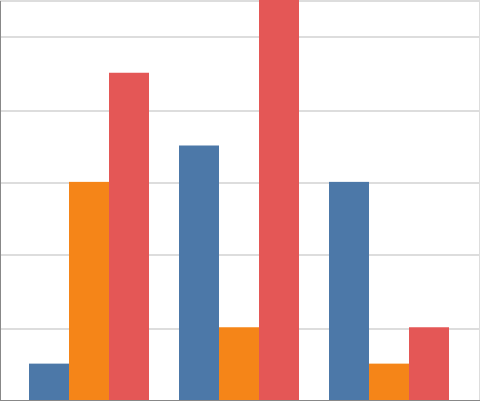
#> input picture test.png, 480 x 401 px
$ python segmentAndIdentify.py
#> lines starting #> are read from the running program, lines starting #| are printed output that depends on the picture
import cv2
import numpy as np
from skimage.segmentation import slic
from skimage.color import label2rgb
from skimage.filters import sobel
import matplotlib.pyplot as plt
from skimage.segmentation import mark_boundaries
from skimage.measure import regionprops
from skimage import graph


image = cv2.imread('test.png')
#> image is the input picture: shape (401, 480, 3); mean B, G, R 200.7, 203.2, 229.6
image_rgb = cv2.cvtColor(image, cv2.COLOR_BGR2RGB)
gray_image = cv2.cvtColor(image, cv2.COLOR_BGR2GRAY)
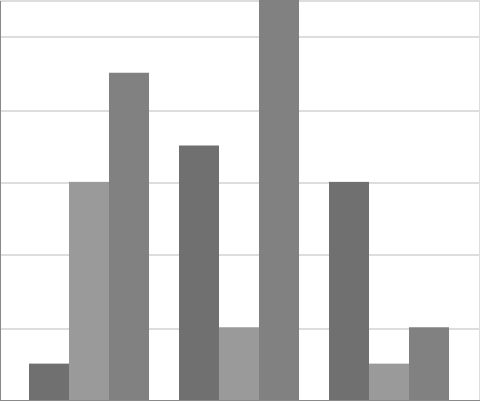
#> gray_image: shape (401, 480); min 112, max 255, mean 210.7
lab_image = cv2.cvtColor(image, cv2.COLOR_BGR2LAB)
#> lab_image: shape (401, 480, 3); mean of channels 0, 1, 2 215.8, 139.6, 134.5

edges = sobel(gray_image)
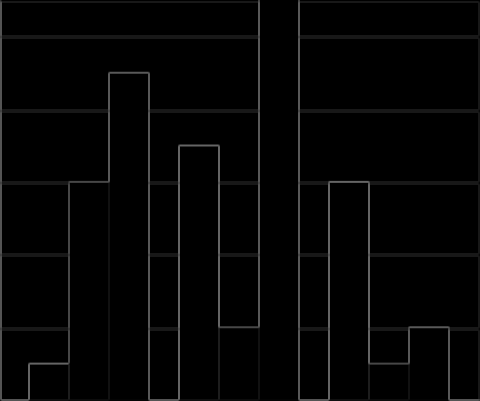
#> edges: shape (401, 480) float64; min 0, max 0.397, mean 0.016

# [12 lines of commented-out code are left out]
blurred_image = cv2.GaussianBlur(lab_image, (5, 5), 0)
#> blurred_image: shape (401, 480, 3); mean of channels 0, 1, 2 215.9, 139.6, 134.5

# Output edge information separately
plt.figure(figsize=(10, 10))
plt.imshow(edges, cmap='gray')  # The edge image is in grayscale
plt.axis('off')
plt.savefig('output_edges.png', bbox_inches='tight', pad_inches=0)
plt.show()

# SLIC superpixel segmentation
# Use a high compactness value to reduce unnecessary segmentation and retain smooth edges
n_segments = 150  # Number of superpixels
compactness = 50  # A higher compactness reduces segmentation in gradient areas and makes edges smoother

segments = slic(blurred_image, n_segments=n_segments, compactness=compactness, sigma=1, start_label=1)
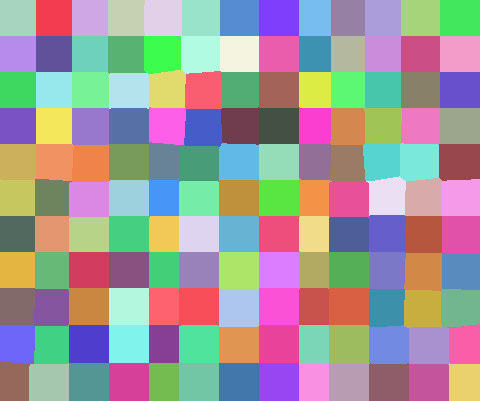
#> segments: shape (401, 480) int64; 143 distinct labels, from 1 to 143; one colour per label, 0 black

# Merge superpixels based on color similarity
rag = graph.rag_mean_color(image, segments)

threshold = 30
new_segments = graph.cut_threshold(segments, rag, threshold)
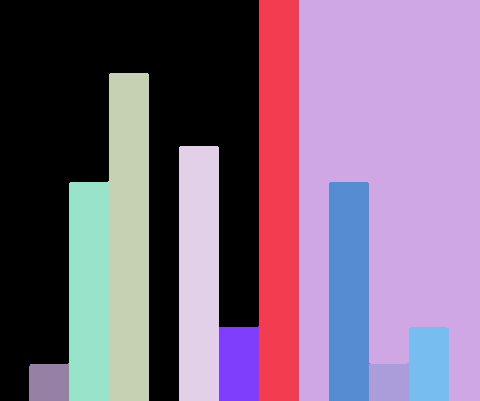
#> new_segments: shape (401, 480) int64; 11 distinct labels, from 0 to 10; one colour per label, 0 black

num_segments = len(np.unique(new_segments))
#> num_segments = 11
print(num_segments)
#| 11

plt.figure(figsize=(10, 10))
plt.imshow(label2rgb(new_segments, image, kind='avg', bg_label=0, alpha=0.5))
plt.axis('off')
plt.show()
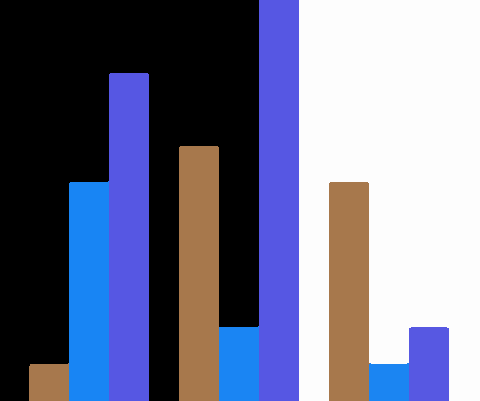
#> shown: shape (401, 480, 3); mean R, G, B 111.8, 114.4, 140.7

# num_segments = len(np.unique(segments))
# print(num_segments)
# # Generate a transparent overlay of the superpixels
# segmented_image = label2rgb(segments, image, kind='avg', bg_label=0, alpha=0.5)
#
# # Display and save the segmentation result
# plt.figure(figsize=(10, 10))
# plt.imshow(segmented_image)
# plt.axis('off')
# plt.savefig('output_segmented_chart_lab_smooth.png', bbox_inches='tight', pad_inches=0)
# plt.show()
#
#
# segments = slic(image, n_segments=150, compactness=50)
#
# # 创建区域邻接图 (RAG)
# rag = graph.rag_mean_color(image, segments)
#
# # 基于颜色的阈值合并超像素块
# threshold = 30  # 设定一个颜色相似性的阈值
# new_segments = graph.cut_threshold(segments, rag, threshold)
#
# # 显示合并后的图像
# plt.figure(figsize=(10, 10))
# plt.imshow(label2rgb(new_segments, image, kind='avg', bg_label=0, alpha=0.5))
# plt.axis('off')
# plt.show()
